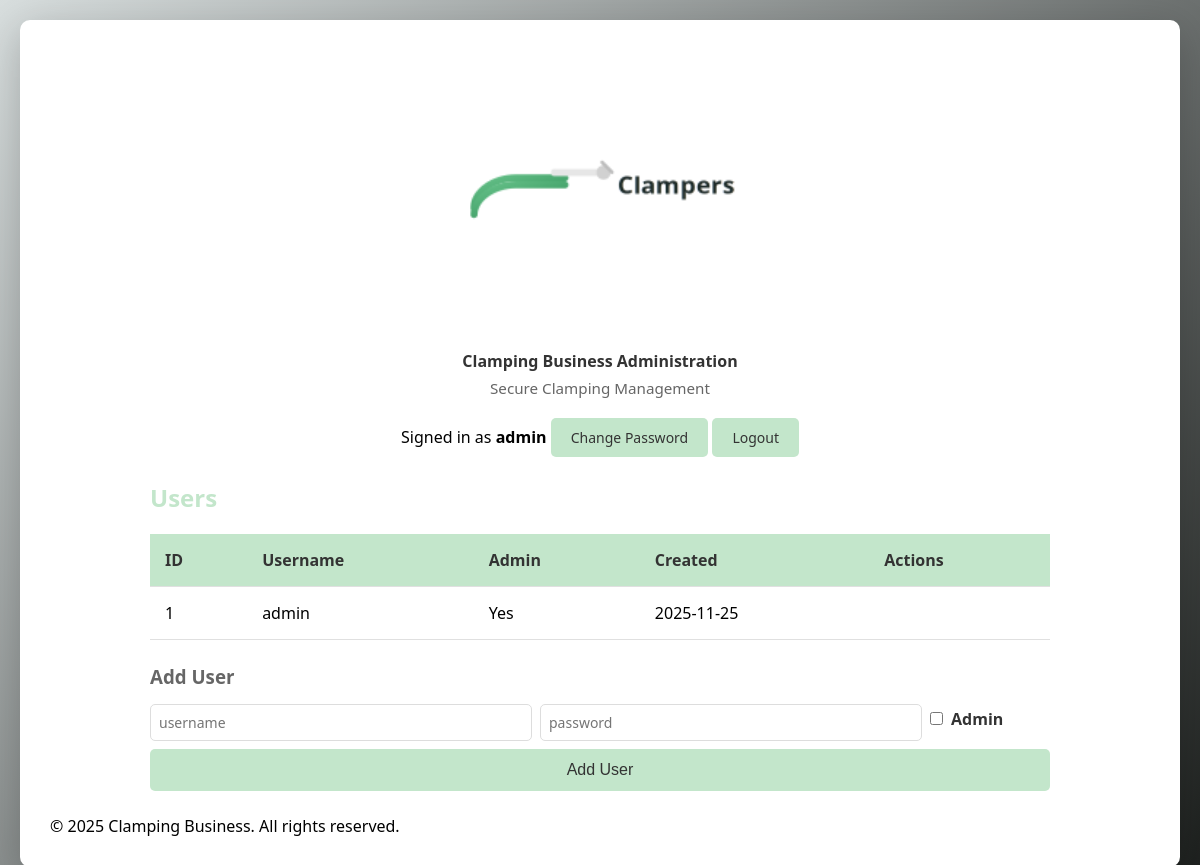
Screenshot of /users (signed in) with the database file from the repository.
### app.py (models this page shows, shortened)
class User(db.Model):
    id = db.Column(db.Integer, primary_key=True)
    username = db.Column(db.String(80), unique=True, nullable=False)
    password_hash = db.Column(db.String(200), nullable=False)
    is_admin = db.Column(db.Boolean, default=False)
    force_password_change = db.Column(db.Boolean, default=False)
    created_at = db.Column(db.DateTime, default=datetime.utcnow)

### app.py (the view)
@app.route('/users')
@admin_required
def users():
    users = User.query.order_by(User.created_at.desc()).all()
    return render_template('users.html', users=users)

### app.py (called while the page is built)
@app.context_processor
def inject_common():
    return {'current_year': datetime.now().year}

def admin_required(f):
    @wraps(f)
    def decorated(*args, **kwargs):
        uid = session.get('user_id')
        if not uid:
            return redirect(url_for('login', next=request.path))
        user = User.query.get(uid)
        if not user or not user.is_admin:
            flash('Admin access required', 'error')
            return redirect(url_for('index'))
        return f(*args, **kwargs)
    return decorated

@app.before_request
def require_login():
    whitelist = {'login', 'static', 'service_worker'}
    ep = request.endpoint
    if not ep:
        return
    if ep.split('.')[-1] in whitelist:
        return
    if session.get('user_id'):
        return
    return redirect(url_for('login', next=request.path))

### templates/users.html
{% extends 'base.html' %}
{% block content %}
<div style="max-width:900px;margin:24px auto;">
  <h2>Users</h2>
  <table class="data-table">
    <thead><tr><th>ID</th><th>Username</th><th>Admin</th><th>Created</th><th>Actions</th></tr></thead>
    <tbody>
      {% for u in users %}
      <tr>
        <td>{{ u.id }}</td>
        <td>{{ u.username }}</td>
        <td>{{ 'Yes' if u.is_admin else 'No' }}</td>
        <td>{{ u.created_at.strftime('%Y-%m-%d') }}</td>
        <td>{% if u.username != 'admin' %}<a href="{{ url_for('delete_user', id=u.id) }}" class="btn btn-delete">Delete</a>{% endif %}</td>
      </tr>
      {% endfor %}
    </tbody>
  </table>
  <h3 style="margin-top:24px">Add User</h3>
  <form action="{{ url_for('add_user') }}" method="post" style="display:grid;grid-template-columns:1fr 1fr 120px;gap:8px;align-items:center;">
    <input name="username" placeholder="username" required style="padding:8px;" />
    <input name="password" type="password" placeholder="password" required style="padding:8px;" />
    <label style="display:flex;align-items:center;gap:8px;"><input type="checkbox" name="is_admin" /> Admin</label>
    <div style="grid-column:1/4;text-align:right;"><button class="btn btn-primary" type="submit">Add User</button></div>
  </form>
</div>
{% endblock %}

### templates/base.html (shortened to what this page needs)
<!DOCTYPE html>
<html lang="en">
<head>
    <link rel="stylesheet" href="{{ url_for('static', filename='css/style.css') }}">
</head>
<body>
    <div class="container">
        <header class="site-header centered">
            {% block header_logo %}
            <div class="logo-wrap">
                <img src="{{ url_for('static', filename='images/icon-192.png') }}" class="site-logo" alt="Clampers logo">
            </div>
            {% endblock %}
            <div class="site-title small">
                <div class="site-name">Clamping Business Administration</div>
                <p class="tagline">Secure Clamping Management</p>
            </div>
            <div class="user-actions">
                {% if session.username %}
                    <span class="who">Signed in as <strong>{{ session.username }}</strong></span>
                    <a href="{{ url_for('change_password') }}" class="btn btn-small">Change Password</a>
                    <a href="{{ url_for('logout') }}" class="btn btn-small">Logout</a>
                {% else %}
                    <a href="{{ url_for('login') }}" class="btn btn-small">Login</a>
                {% endif %}
            </div>
        </header>
        <main>
            {% block content %}
            {% endblock %}
        </main>
        <footer>
            <p>&copy; {{ current_year }} Clamping Business. All rights reserved.</p>
        </footer>
    </div>
</body>
</html>

### static/css/style.css (style rules this page uses)
* { margin: 0; padding: 0; box-sizing: border-box; }
body { font-family: 'Segoe UI', Tahoma, Geneva, Verdana, sans-serif; background: linear-gradient(135deg, #d8dede 0%, #1c1f1d 100%); min-height: 100vh; padding: 20px; }
.container { max-width: 1200px; margin: 0 auto; background: white; border-radius: 10px; padding: 30px; box-shadow: 0 10px 40px rgba(0,0,0,0.2); }
.site-header { display: flex; align-items: center; gap: 20px; justify-content: space-between; margin-bottom: 20px; }
.site-header.centered { flex-direction: column; align-items: center; text-align: center; }
.logo-wrap { display:flex; align-items:center; justify-content:center; }
.site-logo { height:280px; width:auto; display:block; max-width:100%; }
.site-title .site-name { margin:0; font-size:1rem; font-weight:700; text-align:center; color:#333; }
.tagline { color: #666; font-size: 0.95rem; margin-top:6px; }
h2 { color: #c3e6cb; margin: 20px 0; }
h3 { color: #666; margin: 15px 0; }
label { margin-bottom: 8px; font-weight: 600; color: #333; }
input, textarea, select { padding: 10px; border: 1px solid #ddd; border-radius: 5px; font-size: 14px; font-family: inherit; }
.btn { padding: 10px 20px; background: #c3e6cb; color: #333; border: none; border-radius: 5px; cursor: pointer; font-size: 14px; transition: all 0.3s; text-decoration: none; display: inline-block; }
.btn-primary { width: 100%; padding: 12px; font-size: 16px; }
.data-table { width: 100%; border-collapse: collapse; margin-top: 20px; background: white; }
.data-table thead { background: #c3e6cb; color: #333; }
.data-table th, .data-table td { padding: 15px; text-align: left; border-bottom: 1px solid #e0e0e0; }
.data-table tbody tr { background: white; }

### rows the page displays
User: username "admin", id "1", is_admin "Yes", created_at "2025-11-25"
